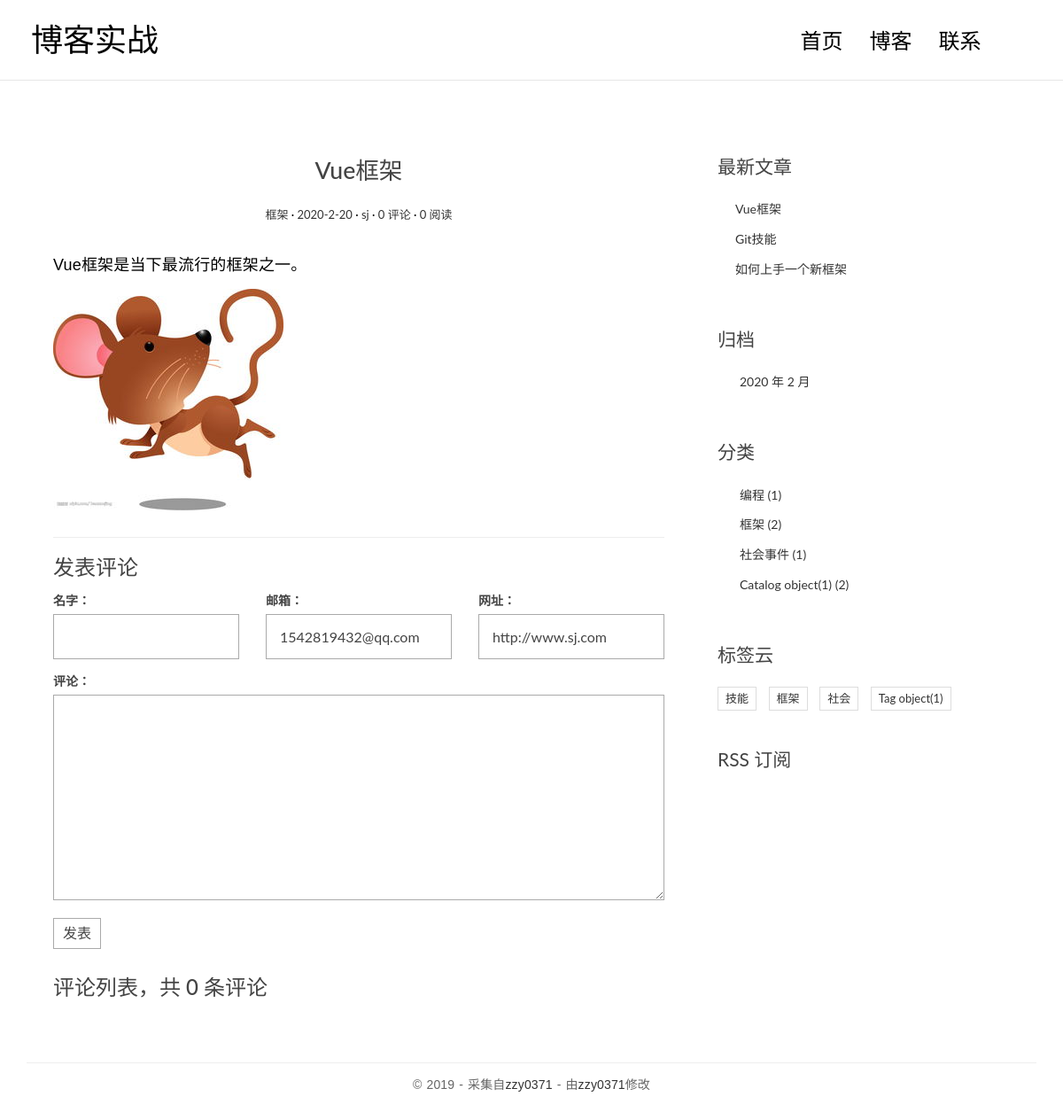
The app's page /detail/6/, older data.
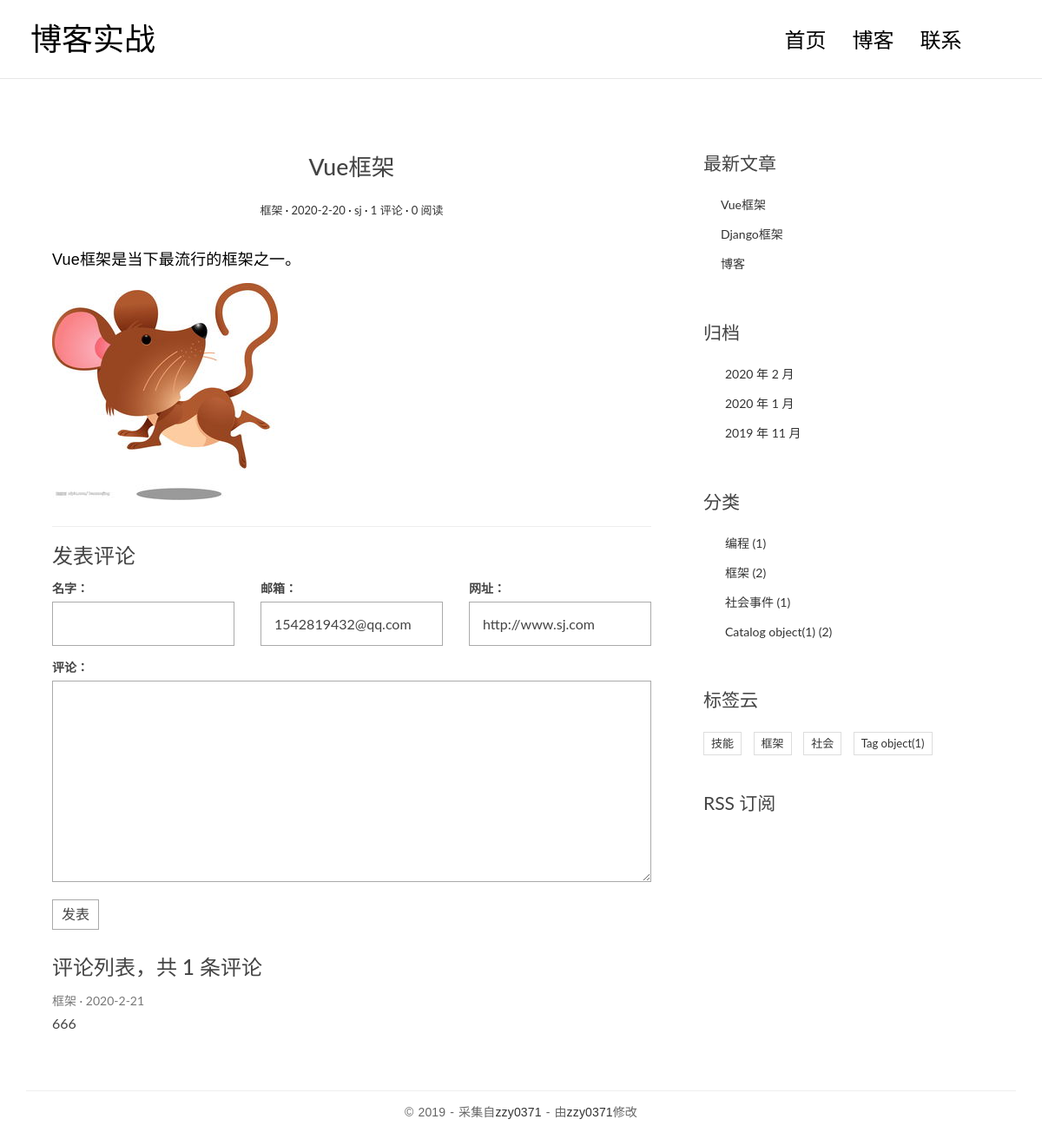
The same page, newer data.
### apps/blogapp/models.py (models this page shows, shortened)
class Article(models.Model):
    title = models.CharField(max_length=50, verbose_name="文章标题")
    category = models.ForeignKey(Category, on_delete=models.CASCADE, verbose_name="分类")
    create_time = models.DateTimeField(auto_now_add=True, verbose_name="创建时间")
    update_time = models.DateTimeField(auto_now=True, verbose_name="修改时间")
    author = models.CharField(max_length=20, verbose_name="作者")
    views = models.PositiveIntegerField(default=0, verbose_name="浏览量")
    body = UEditorField(imagePath='imgs/',width='100%')
    tags = models.ManyToManyField(Tag)

class Category(models.Model):
    name = models.CharField(max_length=20, verbose_name="分类名")

class Tag(models.Model):
    name = models.CharField(max_length=20, verbose_name="标签名")

class Comment(models.Model):
    name = models.CharField(max_length=20, verbose_name="评论人")
    url = models.URLField(default="http://www.sj.com", verbose_name="个人主页")
    email = models.EmailField(default="1542819432@qq.com", verbose_name="个人邮箱")
    body = models.CharField(max_length=500, verbose_name="评论内容")
    create_time = models.DateTimeField(auto_now_add=True, verbose_name="评论时间")
    article = models.ForeignKey(Article, on_delete=models.CASCADE, verbose_name="所属文章")

### apps/blogapp/views.py (the view, shortened to what this page needs)
# urls.py: url(r'^detail/(\d+)/$',views.detail,name='detail'),
def detail(request,articleid):
    if request.method == "GET":
        try:
            article = Article.objects.get(id=articleid)
            cf = CommentForm()
            return render(request, 'single.html',locals())
        except Exception as e:
            print(e)
            return HttpResponse("文章不合法")

### apps/blogapp/forms.py
class CommentForm(forms.ModelForm):
    class Meta:
        model = Comment
        fields = ["name","url","email","body"]
        labels = {
            "name":"名字：",
            "url":"网址：",
            "email":"邮箱：",
            "body":"评论：",
        }
        widgets = {
            "body":forms.Textarea()
        }

### apps/blogapp/templatetags/myfun.py (called while the page is built)
@register.filter
def dateFormat(data):
    return "%d-%d-%d" % (data.year, data.month, data.day)

@register.simple_tag
def get_latestarticles(num=3):
    return Article.objects.all().order_by("-create_time")[:num]

@register.simple_tag
def get_latesdates(num=3):
    dates = Article.objects.dates("create_time", "month", "DESC")[:num]
    return dates

@register.simple_tag
def get_categorys():
    return Category.objects.all().order_by("-id")

@register.simple_tag
def get_tags():
    return Tag.objects.all().order_by("-id")

### templates/single.html (shortened to what this page needs)
{% extends 'base2.html' %}
{% load myfun %}
{% block main %}
<main class="col-md-8">
    <article class="post post-1">
        <header class="entry-header">
            <h1 class="entry-title">{{article.title}}</h1>
            <div class="entry-meta">
                <span class="post-category"><a href="#">{{article.category.name}}</a></span>
                <span class="post-date"><a href="#"><time class="entry-date"
                                                          datetime="2012-11-09T23:15:57+00:00">{{article.create_time|dateFormat}}</time></a></span>
                <span class="post-author"><a href="#">{{article.author}}</a></span>
                <span class="comments-link"><a href="#">{{article.comment_set.count}} 评论</a></span>
                <span class="views-count"><a href="#">{{article.views}} 阅读</a></span>
            </div>
        </header>
        <div class="entry-content clearfix">
            {{article.body|safe}}
        </div>
    </article>
    <section class="comment-area" id="comment-area">
        <hr>
        <h3>发表评论</h3>
        <form action="#" method="post" class="comment-form">
            <div class="row">
                <div class="col-md-4">
                    <label for="{{cf.name.id_for_label}}">{{cf.name.label}}</label>
                    {{cf.name}}
                </div>
                <div class="col-md-4">
                    <label for="{{cf.email.id_for_label}}">{{cf.email.label}}</label>
                    {{cf.email}}
                </div>
                <div class="col-md-4">
                    <label for="{{cf.url.id_for_label}}">{{cf.url.label}}</label>
                    {{cf.url}}
                </div>
                <div class="col-md-12">
                    <label for="{{cf.body.id_for_label}}">{{cf.body.label}}</label>
                    {{cf.body}}
                    <button type="submit" class="comment-btn">发表</button>
                </div>
            </div>
        </form>
        <div class="comment-list-panel">
            <h3>评论列表，共 <span>{{article.comment_set.count}}</span> 条评论</h3>
            <ul class="comment-list list-unstyled">
                {% for c in article.comment_set.all %}
                 <li class="comment-item">
                    <span class="nickname">{{c.name}}</span>
                    <time class="submit-date" datetime="2012-11-09T23:15:57+00:00">{{c.create_time|dateFormat}}</time>
                    <div class="text">
                        {{c.body}}
                    </div>
                </li>
                {% endfor %}
            </ul>
        </div>
    </section>
</main>
{% endblock %}

### templates/base2.html (shortened to what this page needs)
{% extends 'base.html' %}
{% load myfun %}
{% block aside %}
    <aside class="col-md-4">
                <div class="widget widget-recent-posts">
                    <h3 class="widget-title">最新文章</h3>
                    {% get_latestarticles as latestarticles %}
                    <ul>
                        {% for article in latestarticles %}
                            <li>
                            <a href="{% url 'blogapp:detail' article.id %}">{{article.title}}</a>
                            </li>
                        {% endfor %}
                    </ul>
                </div>
                <div class="widget widget-archives">
                    <h3 class="widget-title">归档</h3>
                    {% get_latesdates 3 as latesdates %}
                    <ul>
                        {% for date in latesdates %}
                        <li>
                            <a href="/?type=date&year={{date.year}}&month={{date.month}}">{{date.year}} 年 {{date.month}} 月</a>
                        </li>
                        {% endfor %}
                    </ul>
                </div>
                <div class="widget widget-category">
                    <h3 class="widget-title">分类</h3>
                    {% get_categorys as categorys %}
                    <ul>
                        {% for c in categorys %}
                        <li>
                            <a href="/?type=category&category_id={{c.id}}">{{c.name}} <span class="post-count">({{c.article_set.count}})</span></a>
                        </li>
                        {% endfor %}
                    </ul>
                </div>
                <div class="widget widget-tag-cloud">
                    <h3 class="widget-title">标签云</h3>
                    {% get_tags as tags %}
                    <ul>
                        {% for t in tags %}
                        <li>
                            <a href="/?type=tag&tag_id={{t.id}}">{{t.name}}</a>
                        </li>
                        {% endfor %}
                    </ul>
                </div>
                <div class="rss">
                    <a href="{% url 'blogapp:rss' %}"> RSS 订阅</a>
                </div>
            </aside>
{% endblock %}

### templates/base.html (shortened to what this page needs)
<!DOCTYPE html>
<html>
<head>
    <link rel="stylesheet" href="/static/css/bootstrap.min.css">
    <link rel="stylesheet" href="http://code.ionicframework.com/ionicons/2.0.1/css/ionicons.min.css">
    <link rel="stylesheet" href="/static/css/pace.css">
    <link rel="stylesheet" href="/static/css/custom.css">
</head>
<body>
<div id="site-header">
	<div class="container">
		<div class="row">
				<div class="col-md-4 col-sm-5 col-xs-8">
						<div class="logo">
								<h1><a href="index.html"><b>博客实战</b></a></h1>
						</div>
				</div>
				<div class="col-md-8 col-sm-7 col-xs-4">
						<nav class="main-nav" role="navigation">
								<div class="collapse navbar-collapse" id="bs-example-navbar-collapse-1">
										<ul class="nav navbar-nav navbar-right">
												<li class="cl-effect-11"><a href="{% url 'blogapp:index' %}" data-hover="首页">首页</a></li>
												<li class="cl-effect-11"><a href="full-width.html" data-hover="博客">博客</a></li>
												<li class="cl-effect-11"><a href="{% url 'blogapp:contact' %}" data-hover="联系">联系</a></li>
										</ul>
								</div>
						</nav>
				</div>
		</div>
	</div>
</div>
<div class="content-body">
    <div class="container">
        <div class="row">
                {% block main %}
                {% endblock %}
                {% block aside %}
                {% endblock %}
        </div>
    </div>
</div>
<div id="site-footer">
    <div class="container">
        <div class="row">
            <div class="col-md-12">
                <p class="copyright">&copy 2019 - 采集自<a href="http://www.cssmoban.com/"
                                                        target="_blank" title="zzy0371">zzy0371</a>
                    - 由<a href="https://github.com/" title="github" target="_blank">zzy0371</a>修改
                </p>
            </div>
        </div>
    </div>
</div>
</body>
</html>

### static/css/custom.css (style rules this page uses)
* { outline: none; }
h1, h2, h3, h4, h5, h6 { margin-top: 0; }
b { font-weight: 400; }
a { color: #333; }
body { color: #444; font-family: 'Lato', sans-serif; }
p { font-family: 'Ubuntu', sans-serif; font-weight: 400; word-spacing: 1px; letter-spacing: 0.01em; }
img { max-width: 100%; }
#site-header { background-color: #FFF; padding: 25px 20px; margin-bottom: 40px; border-bottom: 1px solid #e7e7e7; }
.logo h1 a { color: #000; }
.logo h1 { margin: 0; font-family: 'Lato', sans-serif; font-weight: 300; }
.main-nav { margin-top: 11px; max-width: 95%; }
.main-nav a { color: #000000 !important; padding: 0 0 5px 0 !important; margin-right: 30px; font-family: 'Lato', sans-serif; font-weight: 300; font-size: 24px; }
.cl-effect-11 a { padding: 10px 0; color: #0972b4; text-shadow: none; }
.cl-effect-11 a::before { position: absolute; top: 0; left: 0; overflow: hidden; padding: 0 0 5px 0 !important; max-width: 0; border-bottom: 1px solid #000; color: #000; content: attr(data-hover); white-space: nowrap; -webkit-transition: max-width 0.5s; -moz-transition: max-width 0.5s; transition: max-width 0.5s; }
.content-body { padding-bottom: 4em; }
.post { background: #fff; padding: 30px 30px 0; }
.entry-title { text-align: center; font-size: 1.9em; margin-bottom: 20px; line-height: 1.6; padding: 10px 20px 0; }
.entry-meta { text-align: center; color: #DDDDDD; font-size: 13px; margin-bottom: 30px; }
.entry-content { font-size: 18px; line-height: 1.9; font-weight: 300; color: #000; }
.post-category::after, .post-date::after, .post-author::after, .comments-link::after { content: ' ·'; color: #000; }
.widget { background: #fff; padding: 30px 0 0; }
.widget-title { font-size: 1.5em; margin-bottom: 20px; line-height: 1.6; padding: 10px 0 0; font-weight: 400; }
.widget-recent-posts ul { padding: 0; margin: 0; padding-left: 20px; }
.widget-recent-posts ul li { list-style-type: none; position: relative; line-height: 170%; margin-bottom: 10px; }
.widget-recent-posts ul li::before { content: '\f3d3'; font-family: "Ionicons"; position: absolute; left: -17px; top: 3px; font-size: 16px; color: #000; }
.widget-archives ul { padding: 0; margin: 0; padding-left: 25px; }
.widget-archives ul li { list-style-type: none; position: relative; line-height: 170%; margin-bottom: 10px; }
.widget-archives ul li::before { content: '\f3f3'; font-family: "Ionicons"; position: absolute; left: -25px; top: 1px; font-size: 16px; color: #000; }
.widget-category ul { padding: 0; margin: 0; padding-left: 25px; }
.widget-category ul li { list-style-type: none; position: relative; line-height: 170%; margin-bottom: 10px; }
.widget-category ul li::before { content: '\f3fe'; font-family: "Ionicons"; position: absolute; left: -25px; top: 1px; font-size: 18px; color: #000; }
.widget-tag-cloud ul { padding: 0; margin: 0; margin-right: -10px; }
.widget-tag-cloud ul li { list-style-type: none; font-size: 13px; display: inline-block; margin-right: 10px; margin-bottom: 10px; padding: 3px 8px; border: 1px solid #ddd; }
.rss { font-size: 21px; margin-top: 30px; }
.rss a { color: #444; }
#site-footer { padding-top: 10px; padding: 0 0 1.5em 0; }
.copyright { text-align: center; padding-top: 1em; margin: 0; border-top: 1px solid #eee; color: #666; }
.contact-form input, .comment-form input { border: 1px solid #aaa; margin-bottom: 15px; width: 100%; padding: 15px 15px; font-size: 16px; line-height: 100%; transition: 0.4s border-color linear; }
.contact-form textarea, .comment-form textarea { border: 1px solid #aaa; margin-bottom: 15px; width: 100%; padding: 15px 15px; font-size: 16px; line-height: 20px !important; min-height: 183px; transition: 0.4s border-color linear; }
.comment-area { padding: 0 30px 0; }
.comment-form { margin-top: 15px; }
.comment-form .comment-btn { background-color: #fff; border: 1px solid #aaa; font-size: 16px; padding: 5px 10px; }
.comment-list-panel { margin-top: 30px; }
.comment-list { margin-top: 15px; }
.comment-item .nickname, .comment-item .submit-date { color: #777; font-size: 14px; }
.comment-item .nickname:after { content: ' ·'; }
.comment-item .text { padding-top: 5px; font-size: 16px; }

Row changes from the older to the newer data that the page shows:
no longer on this page (row edited): Article: title "Git技能"
no longer on this page (row edited): Article: title "如何上手一个新框架"
computed for Article "Vue框架": comment_set.count "0" → "1"
added Comment: name "框架", create_time "2020-2-21", body "666"
now on this page (row unchanged): Article: title "Django框架"
now on this page (row edited): Article: title "博客"
Text that changed along with them:
new list line: "2020 年 1 月"
new list line: "2019 年 11 月"
